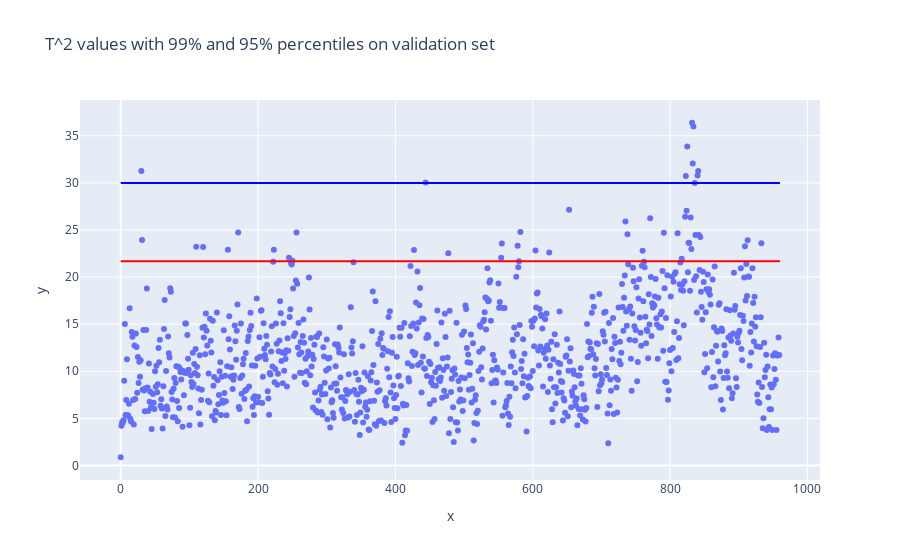
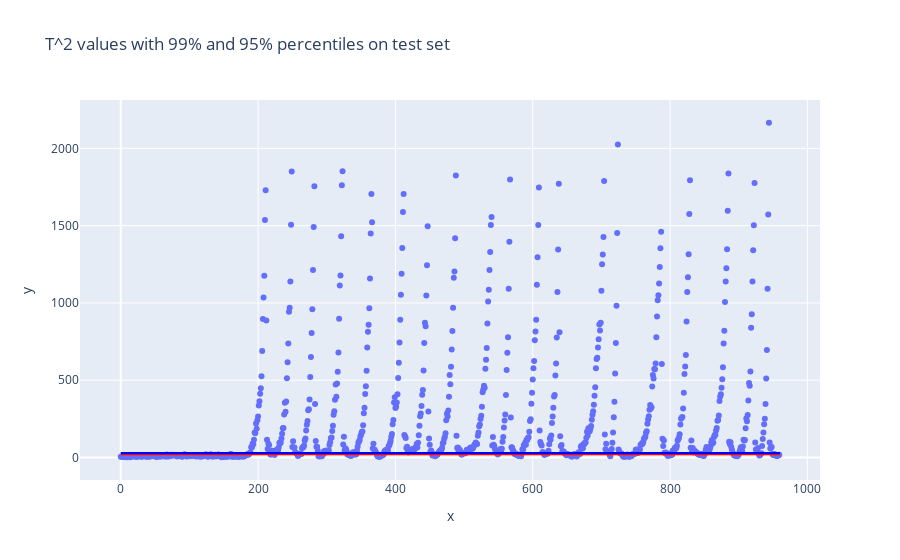

Source (notebook cell) for these figures, in order:
### Code cell
# Get T^2 values
# Get PCA
pca, mean_and_std = get_pca(df_train_chiang, explained_variance=.54)

# Calculate T^2 values for validation set
T_2_values = calculate_T2(df_val_chiang, pca, mean_and_std)

# Get 95% and 99% percentiles
limit_95 = get_limit(T_2_values, 0.05)
limit_99 = get_limit(T_2_values, 0.01)

# Plot T^2 values
fig = px.scatter(y=T_2_values, title='T^2 values with 99% and 95% percentiles on validation set')
fig.add_shape(type='line', x0=0, x1=len(T_2_values), y0=limit_95, y1=limit_95, line=dict(color='red', width=2), name='95% percentile')
fig.add_shape(type='line', x0=0, x1=len(T_2_values), y0=limit_99, y1=limit_99, line=dict(color='blue', width=2), name='99% percentile')
fig.show()

# Calculate T^2 values for test set
T_2_values_test = calculate_T2(df_test_chiang, pca, mean_and_std)

# Plot T^2 values
fig = px.scatter(y=T_2_values_test, title='T^2 values with 99% and 95% percentiles on test set')
fig.add_shape(type='line', x0=0, x1=len(T_2_values_test), y0=limit_95, y1=limit_95, line=dict(color='red', width=2), name='95% percentile')
fig.add_shape(type='line', x0=0, x1=len(T_2_values_test), y0=limit_99, y1=limit_99, line=dict(color='blue', width=2), name='99% percentile')
fig.show()

### Figure 1 — Plotly figure (JSON) as saved in the notebook; plotly's stock layout.template omitted (floating-point values rounded to 4 significant figures; data arrays with more than 128 entries replaced by an {"elided": "..."} marker saying what was removed)
{"data": [{"hovertemplate": "x=%{x}<br>y=%{y}<extra></extra>", "legendgroup": "", "marker": {"color": "#636efa", "symbol": "circle"}, "mode": "markers", "name": "", "orientation": "v", "showlegend": false, "type": "scatter", "x": {"elided": "960 int values"}, "xaxis": "x", "y": {"elided": "960 float values"}, "yaxis": "y"}], "layout": {"legend": {"tracegroupgap": 0}, "shapes": [{"line": {"color": "red", "width": 2}, "name": "95% percentile", "type": "line", "x0": 0, "x1": 960, "y0": 21.68, "y1": 21.68}, {"line": {"color": "blue", "width": 2}, "name": "99% percentile", "type": "line", "x0": 0, "x1": 960, "y0": 29.98, "y1": 29.98}], "title": {"text": "T^2 values with 99% and 95% percentiles on validation set"}, "xaxis": {"anchor": "y", "domain": [0, 1], "title": {"text": "x"}}, "yaxis": {"anchor": "x", "domain": [0, 1], "title": {"text": "y"}}}}

### Figure 2 — Plotly figure (JSON) as saved in the notebook; plotly's stock layout.template omitted (floating-point values rounded to 4 significant figures; data arrays with more than 128 entries replaced by an {"elided": "..."} marker saying what was removed)
{"data": [{"hovertemplate": "x=%{x}<br>y=%{y}<extra></extra>", "legendgroup": "", "marker": {"color": "#636efa", "symbol": "circle"}, "mode": "markers", "name": "", "orientation": "v", "showlegend": false, "type": "scatter", "x": {"elided": "960 int values"}, "xaxis": "x", "y": {"elided": "960 float values"}, "yaxis": "y"}], "layout": {"legend": {"tracegroupgap": 0}, "shapes": [{"line": {"color": "red", "width": 2}, "name": "95% percentile", "type": "line", "x0": 0, "x1": 960, "y0": 21.68, "y1": 21.68}, {"line": {"color": "blue", "width": 2}, "name": "99% percentile", "type": "line", "x0": 0, "x1": 960, "y0": 29.98, "y1": 29.98}], "title": {"text": "T^2 values with 99% and 95% percentiles on test set"}, "xaxis": {"anchor": "y", "domain": [0, 1], "title": {"text": "x"}}, "yaxis": {"anchor": "x", "domain": [0, 1], "title": {"text": "y"}}}}
